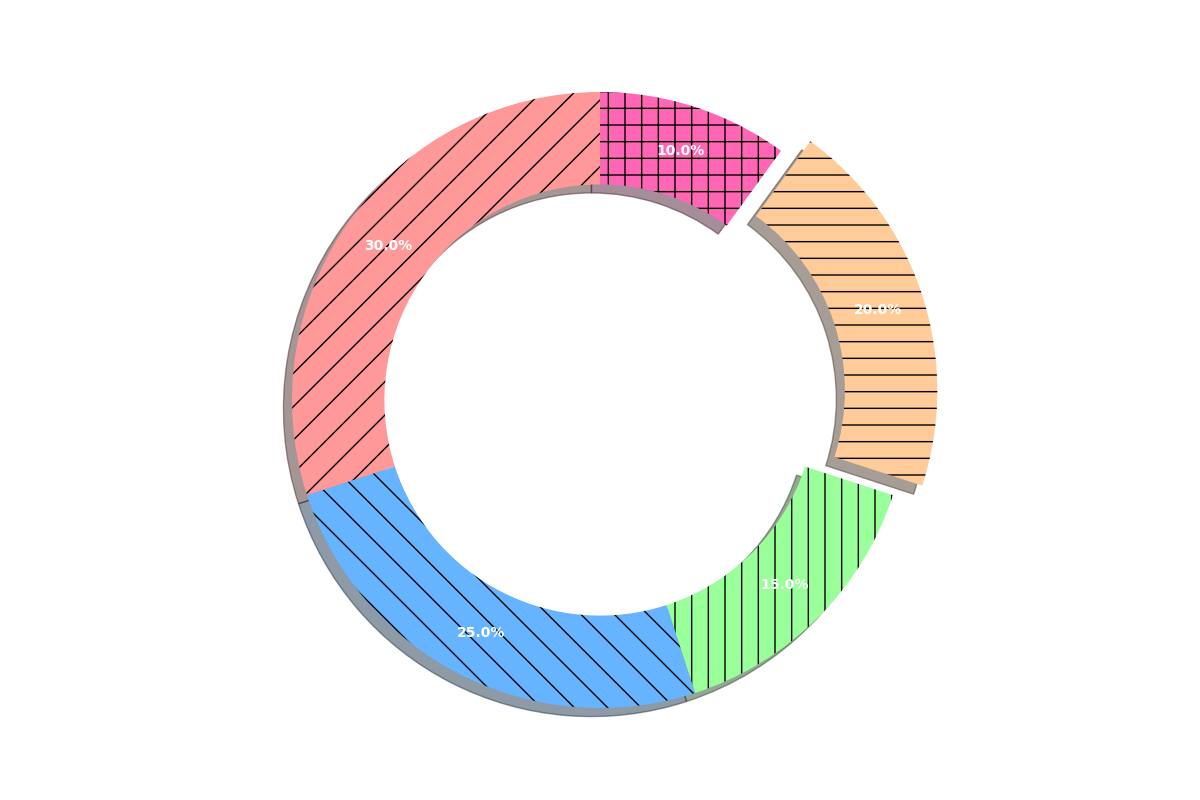

Write the Python code that produced this figure.
import matplotlib.pyplot as plt
import matplotlib.patches as mpatches

energy_usage = [30, 25, 15, 20, 10]

colors = ['#FF9999', '#66B3FF', '#99FF99', '#FFCC99', '#FF66B3']
hatches = ['/', '\\', '|', '-', '+']

explode = (0, 0, 0, 0.1, 0)

fig, ax = plt.subplots(figsize=(12, 8), subplot_kw=dict(aspect="equal"))

wedges, texts, autotexts = ax.pie(
    energy_usage, 
    explode=explode, 
    labels=None,  # Removed labels
    colors=colors, 
    autopct='%1.1f%%', 
    shadow=True, 
    startangle=90,
    pctdistance=0.85,
    wedgeprops=dict(width=0.3)  
)

for wedge, hatch in zip(wedges, hatches):
    wedge.set_hatch(hatch)

for text in texts:
    text.set_text("")  # Remove texts

for autotext in autotexts:
    autotext.set_fontsize(10)
    autotext.set_color('white')
    autotext.set_weight('bold')

ax.legend().remove()  # Removed the legend

ax.set_title('')  # Remove title

plt.tight_layout()
plt.show()
